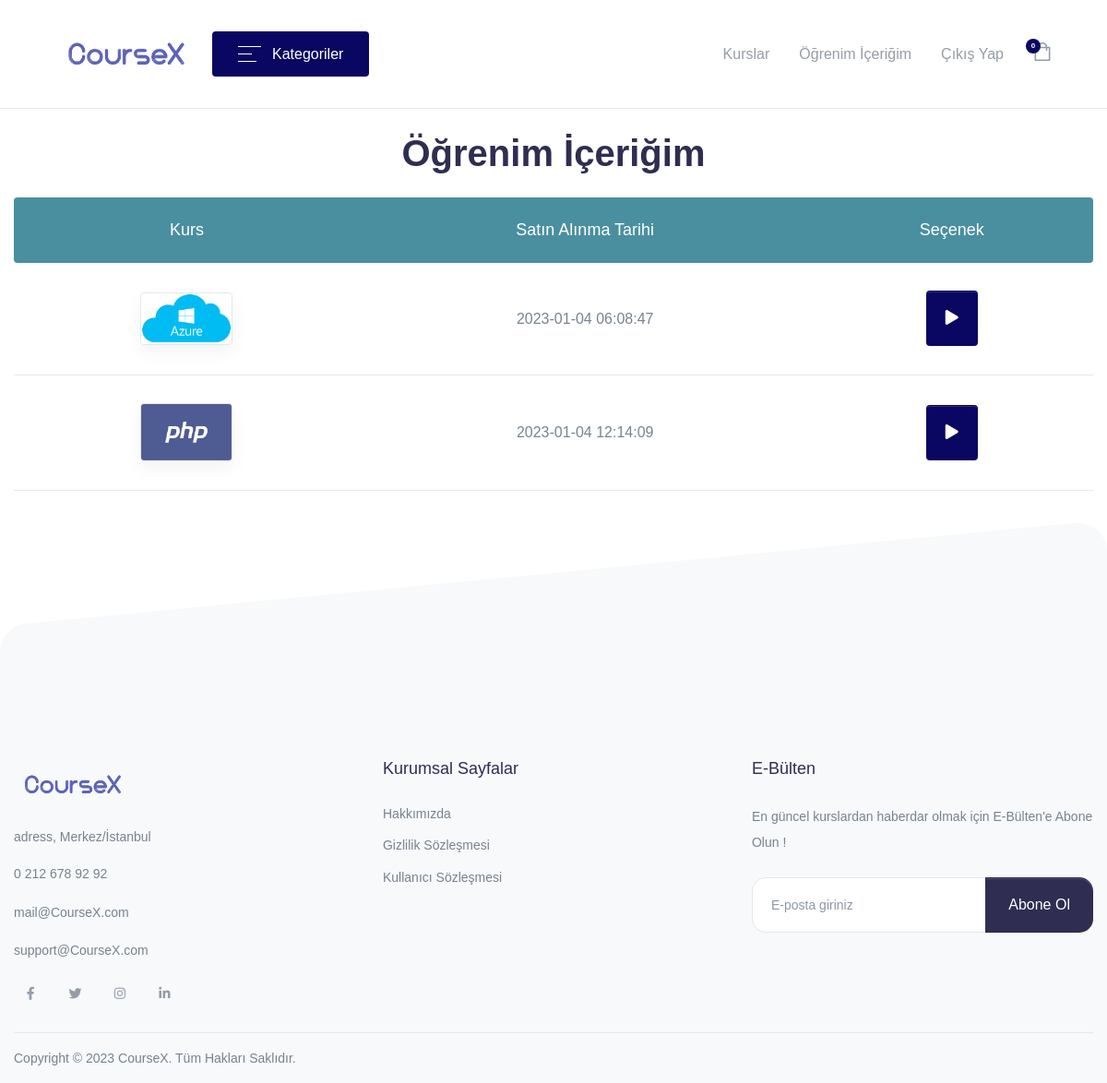
The page /CourseX/TrainingList.php (signed in) on the database its author committed.
### tables this page shows
CREATE TABLE `tblsettings` (
  `tblSettingId` int(1) NOT NULL,
  `tblSettingTitle` varchar(250) NOT NULL,
  `tblSettingDescription` text NOT NULL,
  `tblSettingLogoUrl` varchar(100) NOT NULL,
  `tblSettingCompanyTitle` varchar(50) NOT NULL,
  `tblSettingEmail` varchar(50) NOT NULL,
  `tblSettingSupportEmail` varchar(50) NOT NULL,
  `tblSettingPhone` varchar(50) NOT NULL,
  `tblSettingGsm` varchar(50) NOT NULL,
  `tblSettingAddress` varchar(250) NOT NULL,
  `tblSettingCity` varchar(50) NOT NULL,
  `tblSettingDistrict` varchar(50) NOT NULL,
  `tblSettingSmtpUser` varchar(50) NOT NULL,
  `tblSettingSmtpPassword` varchar(50) NOT NULL,
  `tblSettingSmtpPort` varchar(50) NOT NULL,
  `tblSettingSmtpHost` varchar(50) NOT NULL,
  `tblSettingFacebook` varchar(50) NOT NULL,
  `tblSettingInstagram` varchar(50) NOT NULL,
  `tblSettingTwitter` varchar(50) NOT NULL,
  `tblSettingLinkedin` varchar(50) NOT NULL,
  `tblSettingYoutube` varchar(50) NOT NULL,
  `tblSettingSiteControl` enum('ACTIVE','INACTIVE') NOT NULL
);

CREATE TABLE `tblorders` (
  `tblOrderId` int(11) NOT NULL,
  `tblOrderCourseId` int(11) NOT NULL,
  `tblOrderStudentId` int(11) NOT NULL,
  `tblOrderTotalAmount` float(9,2) NOT NULL,
  `tblOrderCreatedDate` datetime NOT NULL DEFAULT CURRENT_TIMESTAMP
);

CREATE TABLE `tblcourses` (
  `tblCourseId` int(11) NOT NULL,
  `tblCourseCategoryId` int(11) NOT NULL,
  `tblInstructorId` int(11) NOT NULL,
  `tblCourseImageUrl` varchar(200) NOT NULL,
  `tblCourseTitle` varchar(100) NOT NULL,
  `tblCourseSeoUrl` varchar(150) NOT NULL,
  `tblCourseSummary` text NOT NULL,
  `tblCourseDetail` text NOT NULL,
  `tblCourseRating` int(11) NOT NULL,
  `tblCoursePrice` float(9,2) NOT NULL,
  `tblCourseUpdatedDate` datetime NOT NULL,
  `tblCourseCreatedDate` datetime NOT NULL DEFAULT CURRENT_TIMESTAMP,
  `tblCourseStatus` enum('Active','InActive') NOT NULL DEFAULT 'Active'
);

CREATE TABLE `tblpages` (
  `tblPageId` int(1) NOT NULL,
  `tblPageTitle` varchar(200) NOT NULL,
  `tblPageSeoUrl` varchar(200) NOT NULL,
  `tblPageDetail` longtext NOT NULL,
  `tblPageArrangement` int(2) NOT NULL,
  `tblPageCreatedDate` datetime NOT NULL DEFAULT CURRENT_TIMESTAMP
);

### CourseX/TrainingList.php (the view, shortened to what the rows shown need)
<?php require_once("Header2.php");
$GetMyTrainingList = $connection->prepare("SELECT * FROM
tblorders
INNER JOIN tblcourses ON tblorders.tblOrderCourseId=tblcourses.tblCourseId
WHERE
tblOrderStudentId = :tblOrderStudentId");
$GetMyTrainingList->bindParam(":tblOrderStudentId", $_SESSION["StudentId"], PDO::PARAM_INT);
$GetMyTrainingList->execute();
?>
<header class="py-8 py-md-4" style="background-image: none;">
    <div class="container text-center py-xl-2">
        <h1 class="display-4 fw-semi-bold mb-0">Öğrenim İçeriğim</h1>
    </div>
</header>
<div class="container pb-6 pb-xl-6">
    <div class="row">
        <div id="primary" class="content-area">
            <main id="main" class="site-main ">
                <div class="page type-page status-publish hentry">
                    <div class="entry-content">
                        <div class="woocommerce bg_primary">
                            <form class="woocommerce-cart-form table-responsive" action="#" method="post">
                                <table class="shop_table shop_table_responsive cart woocommerce-cart-form__contents">
                                    <thead class="bg_primary">
                                        <tr>
                                            <th class="product-name text-center">Kurs</th>
                                            <th class="product-name text-center">Satın Alınma Tarihi</th>
                                            <th class="product-quantity text-center">Seçenek</th>
                                        </tr>
                                    </thead>
                                    <tbody>
                                        <?php
                                        foreach ($GetMyTrainingList->fetchAll() as $TrainingList) { ?>
                                        <tr class="woocommerce-cart-form__cart-item cart_item">
                                            <td class="product-name text-center" data-title="Product">
                                                <img src="<?php echo $TrainingList["tblCourseImageUrl"] ?>"
                                                    alt="<?php echo $TrainingList["tblCourseTitle"] ?>">
                                            </td>
                                            <td class="product-price text-center" data-title="Price">
                                                <?php echo $TrainingList["tblOrderCreatedDate"] ?>
                                            </td>
                                            <td class="product-price text-center" data-title="Price">
                                              <a class="btn btn-primary" href="kurs-izle-<?php echo $TrainingList["tblCourseSeoUrl"]."-".$TrainingList["tblCourseId"] ?>"><i class="fa fa-play"></i></a>
                                            </td>
                                        </tr>
                                        <?php } ?>
                                    </tbody>
                                </table>
                            </form>
                        </div>
                    </div>
                </div>
            </main>
        </div>
    </div>
</div>
<?php require_once("Footer.php"); ?>

### CourseX/Header2.php (shortened to what the rows shown need)
<?php
require_once("Queries.php");
?>
<!doctype html>
<html lang="en">
<head>
    <link rel="stylesheet" href="assets/fonts/fontawesome/fontawesome.css">
    <link rel="stylesheet" href="assets/libs/%40fancyapps/fancybox/dist/jquery.fancybox.min.css">
    <link rel="stylesheet" href="assets/libs/aos/dist/aos.css">
    <link rel="stylesheet" href="assets/libs/choices.js/public/assets/styles/choices.min.css">
    <link rel="stylesheet" href="assets/libs/flickity-fade/flickity-fade.css">
    <link rel="stylesheet" href="assets/libs/flickity/dist/flickity.min.css">
    <link rel="stylesheet" href="assets/libs/highlightjs/styles/vs2015.css">
    <link rel="stylesheet" href="assets/libs/jarallax/dist/jarallax.css">
    <link rel="stylesheet" href="assets/libs/quill/dist/quill.core.css">
    <link rel="stylesheet" href="assets/css/sweetalert2.min.css">
    <link rel="stylesheet" href="assets/css/theme.min.css">
</head>
<body class="bg-white">
    <header class="navbar navbar-expand-xl navbar-light bg-white border-bottom py-2 py-xl-4">
        <div class="container-fluid">
            <a class="navbar-brand me-0" href="Home">
                <img src="<?php echo $GetSetting["tblSettingLogoUrl"] ?>" class="navbar-brand-img" alt="...">
            </a>
        </div>
    </header>

### CourseX/Footer.php (shortened to what the rows shown need)
<footer class="pt-8 pt-md-13 pt-xl-15 position-relative bg-light">
    <div class="container">
        <div class="row" id="accordionFooter">
            <div class="col-12 col-md-4 col-lg-4">
                <img src="<?php echo $GetSetting["tblSettingLogoUrl"]; ?>"
                    alt="<?php echo $GetSetting["tblSettingTitle"]; ?>" class="footer-brand img-fluid mb-4 h-60p">
                <p class="text-gray-800 mb-4 font-size-sm-alone">
                    <?php echo $GetSetting["tblSettingAddress"]; ?>,
                    <?php echo $GetSetting["tblSettingDistrict"]."/".$GetSetting["tblSettingCity"]; ?>
                </p>
                <div class="mb-4">
                    <a href="tel:1234567890"
                        class="text-gray-800 font-size-sm-alone"><?php echo $GetSetting["tblSettingPhone"]; ?></a>
                </div>
                <div class="mb-4">
                    <a href="mailto:<?php echo $GetSetting["tblSettingEmail"]; ?>"
                        class="text-gray-800 font-size-sm-alone"><?php echo $GetSetting["tblSettingEmail"]; ?></a>
                </div>
                <div class="mb-4">
                    <a href="mailto:<?php echo $GetSetting["tblSettingSupportEmail"]; ?>"
                        class="text-gray-800 font-size-sm-alone"><?php echo $GetSetting["tblSettingSupportEmail"]; ?></a>
                </div>
                <ul class="list-unstyled list-inline list-social mb-4 mb-md-0">
                    <li class="list-inline-item list-social-item">
                    </li>
                    <li class="list-inline-item list-social-item">
                    </li>
                    <li class="list-inline-item list-social-item">
                    </li>
                    <li class="list-inline-item list-social-item">
                    </li>
                </ul>
            </div>
            <div class="col-12 col-md-4 col-lg-4">
                <div class="mb-5 mb-xl-0 footer-accordion">
                    <div id="widgetcollapseOne" class="collapse show" aria-labelledby="widgetOne"
                        data-parent="#accordionFooter">
                        <ul class="list-unstyled text-gray-800 font-size-sm-alone mb-6 mb-md-8 mb-lg-0">
                            <?php
                        $GetPages = $connection->prepare("SELECT * FROM tblpages ORDER BY tblPageArrangement ASC");
                        $GetPages->execute();
                        foreach ($GetPages->fetchAll() as $GetPage) { ?>
                            <li class="mb-3">
                                <a href="sayfa-<?php echo $GetPage["tblPageSeoUrl"] . "-" . $GetPage["tblPageId"]; ?>" class="text-reset">
                                  <?php echo $GetPage["tblPageTitle"]; ?>
                                </a>
                            </li>
                            <?php } ?>
                        </ul>
                    </div>
                </div>
            </div>
            <div class="col-12 mt-md-5">
                <div
                    class="border-top pb-6 pt-6 py-md-4 text-center text-xl-start d-flex flex-column d-md-block d-xl-flex flex-xl-row align-items-center">
                    <p
                        class="text-gray-800 font-size-sm-alone d-block mb-0 mb-md-2 mb-xl-0 order-1 order-md-0 px-9 px-md-0">
                        Copyright © 2023 <?php echo $GetSetting["tblSettingCompanyTitle"]; ?>. Tüm Hakları Saklıdır.</p>
                </div>
            </div>
        </div>
    </div>
</footer>
</body>
</html>

### rows shown on the page
tblsettings: tblSettingLogoUrl (picture), tblSettingLogoUrl+tblSettingTitle (picture), tblSettingAddress "adress", tblSettingDistrict "Merkez", tblSettingCity "İstanbul", tblSettingPhone "0 212 678 92 92", tblSettingEmail "mail@CourseX.com", tblSettingSupportEmail "support@CourseX.com", tblSettingCompanyTitle "CourseX"
tblorders: tblcourses.tblCourseImageUrl (picture), tblOrderCreatedDate "2023-01-04 06:08:47"
tblorders: tblcourses.tblCourseImageUrl (picture), tblOrderCreatedDate "2023-01-04 12:14:09"
tblpages: tblPageTitle "Hakkımızda"
tblpages: tblPageTitle "Gizlilik Sözleşmesi"
tblpages: tblPageTitle "Kullanıcı Sözleşmesi"

### other values the page prints
$GetCart->rowCount() "0"
